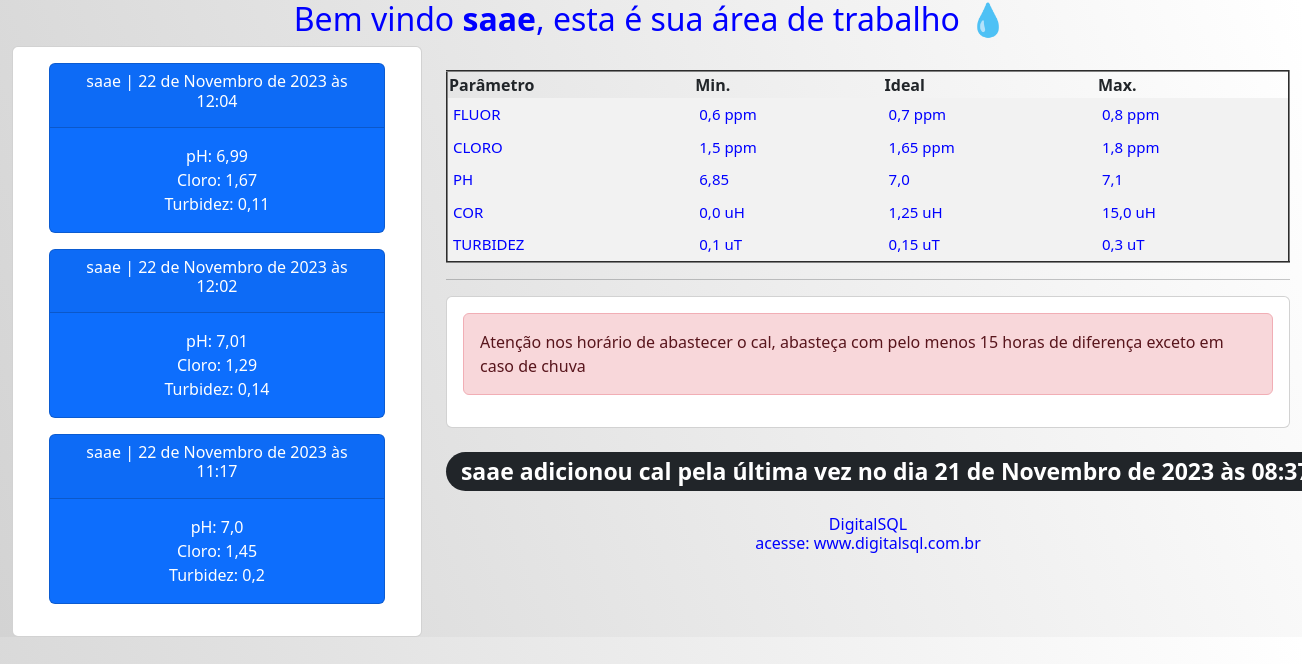
The page /plataforma/ (signed in) on the database as committed earlier.
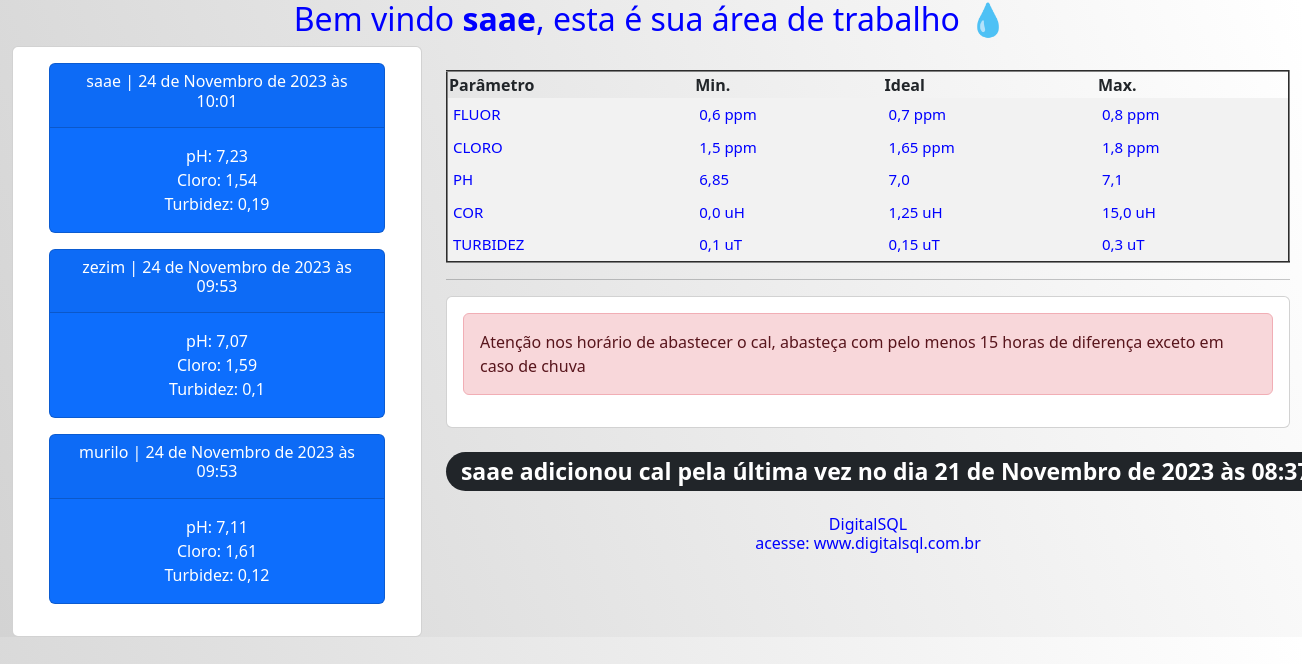
The same page on the database as committed later.
### plataforma/models.py (models this page shows, shortened)
class Analise_Agua_tratada(models.Model):
    usuario = models.ForeignKey(User, on_delete=models.CASCADE)  # Campo para relacionar com o usuário
    cloro = models.FloatField()
    ph = models.FloatField()
    fluor = models.FloatField()
    cor = models.FloatField()
    turbidez = models.FloatField()
    relatorio = models.TextField()
    data_analise_agua = models.DateTimeField(default=timezone.now)

class Parametro(models.Model):
    fluor_min = models.FloatField()
    fluor_ideal = models.FloatField()
    fluor_max = models.FloatField()
    cloro_min = models.FloatField()
    cloro_ideal = models.FloatField()
    cloro_max = models.FloatField()
    cor_min = models.FloatField()
    cor_ideal = models.FloatField()
    cor_max = models.FloatField()
    ph_min = models.FloatField()
    ph_ideal = models.FloatField()
    ph_max = models.FloatField()
    turbidez_min = models.FloatField()
    turbidez_ideal = models.FloatField()
    turbidez_max = models.FloatField()
    parametro = models.TextField()

class OperadoresAviso(models.Model):
    aviso = models.TextField()
    def __str__(self):
        return self.aviso

class Cal_Quantidade(models.Model):
    quantidade = models.CharField(max_length=20)
    data = models.DateTimeField(default=timezone.now)
    operador = models.ForeignKey(User, on_delete=models.CASCADE)
    relatorio = models.TextField()

### plataforma/views.py (the view, shortened to what this page needs)
# urls.py: path('plataforma/', views.plataforma, name='plataforma'),
@login_required(login_url='operadores')
def plataforma(request):
    if request.method == 'GET':
        nome = request.user
        nome2 = request.user
        if hasattr(nome2, 'laboratorio'):
            esta_autorizado = nome2.laboratorio.autorizado
            print(esta_autorizado)
        else:
            esta_autorizado = False
            print(esta_autorizado)
        agua_tratada_grafico_vetor = []
        agua_tratada_grafico = Analise_Agua_tratada.objects.order_by('-id')[:3]
        for item in agua_tratada_grafico:
            agua_tratada_grafico_vetor.append(item)
        parametro = Parametro.objects.all()
        avisos = OperadoresAviso.objects.all()
        ultimo_operador = Cal_Quantidade.objects.last().operador
        ultimo_data = Cal_Quantidade.objects.last().data
        if len(avisos) > 0:
            return render(request, 'plataforma.html', {'nome': nome,
                                                       'agua_tratada_grafico_vetor': agua_tratada_grafico_vetor,
                                                       'avisos': avisos,
                                                       'parametro': parametro,
                                                       'ultimo_operador': ultimo_operador,
                                                       'ultimo_data': ultimo_data,
                                                       'esta_autorizado': esta_autorizado,
                                                       })
    elif request.method == 'POST':
        nome = request.user.username
        return render(request, 'plataforma.html', {'nome': nome,
                                                   })

### plataforma/templates/plataforma.html (shortened to what this page needs)
{% extends 'base.html' %}
{% load static %}
{% block head %}
    <link rel="stylesheet" href="{% static 'plataforma/css/plataforma.css' %}">
{% endblock %}
{% block bv %}
    <div class="bem-vindo">
        <h2>Bem vindo <b>{{ nome }}</b>, esta é sua área de trabalho &#x1F4A7</h2>
    </div>
{% endblock %}
{% block body %}
<div class="container-fluid">
  <div class="row">
    <div class="col-md-4">
        <div class="card">
        <div class="card-body">
            {% for dados in agua_tratada_grafico_vetor %}
            <center>
                    <div class="dados_grafico">
                    <div class="card text-bg-primary mb-3" style="max-width: 21rem;">
                    <div class="card-header"> <h6>{{ dados.usuario }} | {{ dados.data_analise_agua }}</h6></div>
                    <div class="card-body">
                        pH:  {{ dados.ph }}<br>
                        Cloro:  {{ dados.cloro }}<br>
                        Turbidez:  {{ dados.turbidez }}
                    </div>
                    </div>
                    </div>
            </center>
                {% endfor %}
        </div>
        </div>
    </div>
    <div class="col-md-8"><br>
        {% for item in parametro %}
        <table border="2">
        <tr>
            <th> Parâmetro</th>
            <th>Min.</th>
            <th>Ideal</th>
            <th>Max.</th>
        </tr>
        <tr>
            <td> FLUOR</td>
            <td>{{ item.fluor_min }} ppm</td>
            <td>{{ item.fluor_ideal }} ppm</td>
            <td>{{ item.fluor_max }} ppm</td>
        </tr>
        <tr>
            <td> CLORO</td>
            <td>{{ item.cloro_min }} ppm</td>
            <td>{{ item.cloro_ideal }} ppm</td>
            <td>{{ item.cloro_max }} ppm</td>
        </tr>
        <tr>
            <td> PH</td>
            <td>{{ item.ph_min }}</td>
            <td>{{ item.ph_ideal }}</td>
            <td>{{ item.ph_max }}</td>
        </tr>
        <tr>
            <td> COR</td>
            <td>{{ item.cor_min }} uH</td>
            <td>{{ item.cor_ideal }} uH</td>
            <td>{{ item.cor_max }} uH</td>
        </tr>
        <tr>
            <td> TURBIDEZ</td>
            <td>{{ item.turbidez_min }} uT</td>
            <td>{{ item.turbidez_ideal }} uT</td>
            <td>{{ item.turbidez_max }} uT</td>
        </tr>
    </table>
        {% endfor %}
<hr>
    {% if avisos %}
      <div class="card">
      <div class="card-body">
          <div class="alert alert-danger" role="alert">
           {% for msg in avisos %}
              {{ msg }}
           {% endfor %}
    {% endif %}
          </div>
      </div>
      </div><br>
<span class="badge rounded-pill text-bg-dark" style="font-size: 23px;">
    {{ultimo_operador}} adicionou cal pela última vez no dia {{ultimo_data}}
</span>
<br><br>
<center>
    <h6>
        <font color="blue">DigitalSQL<br>acesse: www.digitalsql.com.br</font>
    </h6>
</center>
    </div>
  </div>
</div>
{% endblock %}

### laboratorio/templates/base.html (shortened to what this page needs)
{% load static %}
<!doctype html>
<html lang="pt-BR">
  <head>
    {% block head %}{% endblock %}
    <link href="https://cdn.jsdelivr.net/npm/bootstrap@5.3.0/dist/css/bootstrap.min.css" rel="stylesheet">
  </head>
  <body>
  {% block bv %}{% endblock %}
    {% block body %}
    {% endblock %}
  </body>
</html>

### templates/static/plataforma/css/plataforma.css (style rules this page uses)
body { background-image: linear-gradient(70deg, #D3D3D3, #FFFFFF); }
.bem-vindo { justify-content: center; color: blue; display: flex; }
table { width: 100%; border-collapse: collapse; }
.th, td { border: 1px solid black; padding: 5px; font-size: 15px; color: blue; background-color: #f2f2f2; }

Rows that differ between the two databases and show on the page:
removed Analise_Agua_tratada: usuario "saae", data_analise_agua "22 de Novembro de 2023 às 12:04", ph "6,99", cloro "1,67", turbidez "0,11"
removed Analise_Agua_tratada: usuario "saae", data_analise_agua "22 de Novembro de 2023 às 12:02", ph "7,01", cloro "1,29", turbidez "0,14"
removed Analise_Agua_tratada: usuario "saae", data_analise_agua "22 de Novembro de 2023 às 11:17", ph "7,0", cloro "1,45", turbidez "0,2"
added Analise_Agua_tratada: usuario "saae", data_analise_agua "24 de Novembro de 2023 às 10:01", ph "7,23", cloro "1,54", turbidez "0,19"
added Analise_Agua_tratada: usuario "zezim", data_analise_agua "24 de Novembro de 2023 às 09:53", ph "7,07", cloro "1,59", turbidez "0,1"
added Analise_Agua_tratada: usuario "murilo", data_analise_agua "24 de Novembro de 2023 às 09:53", ph "7,11", cloro "1,61", turbidez "0,12"
